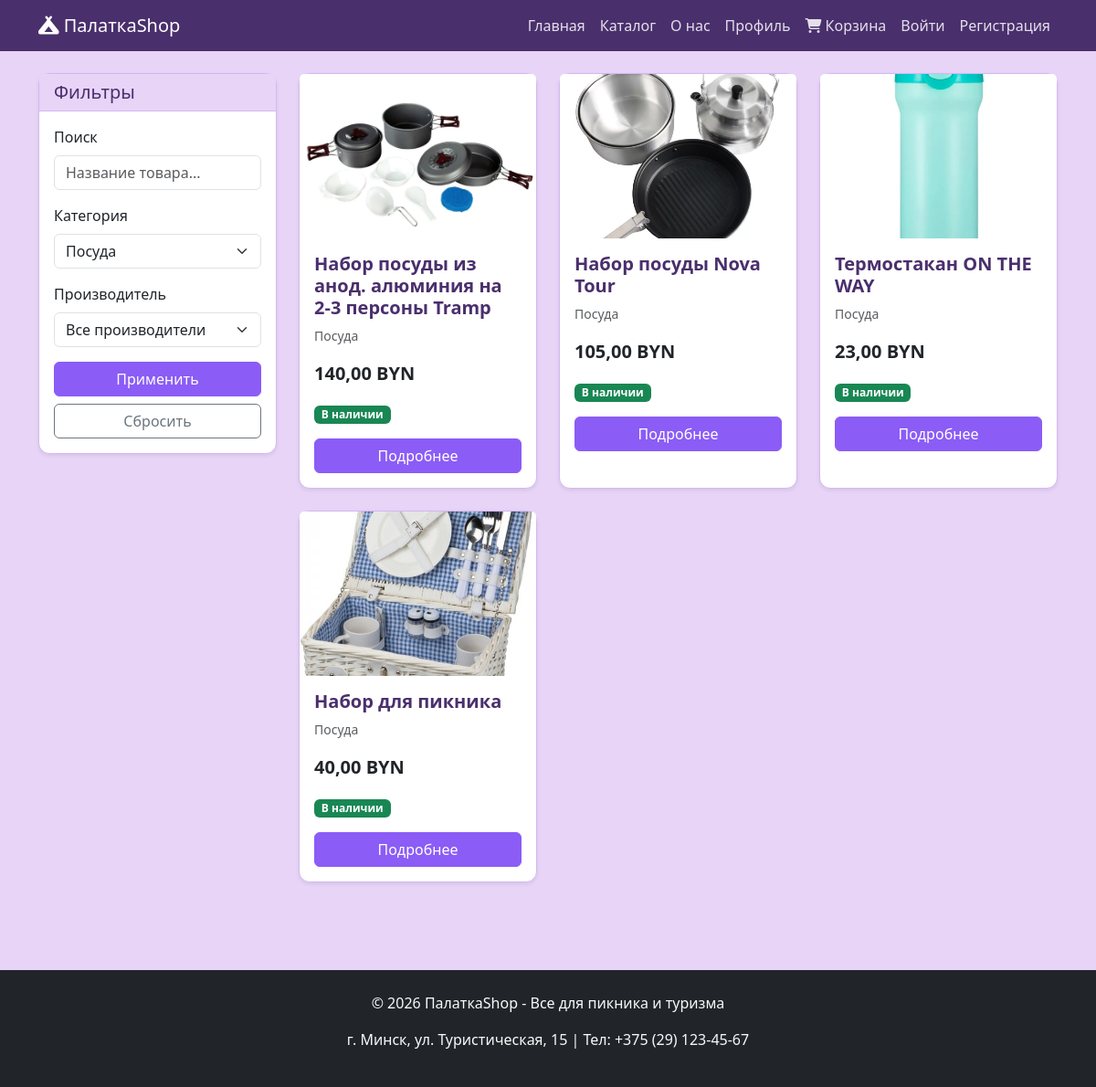
The page /catalog/?category=15 on the database as committed earlier.
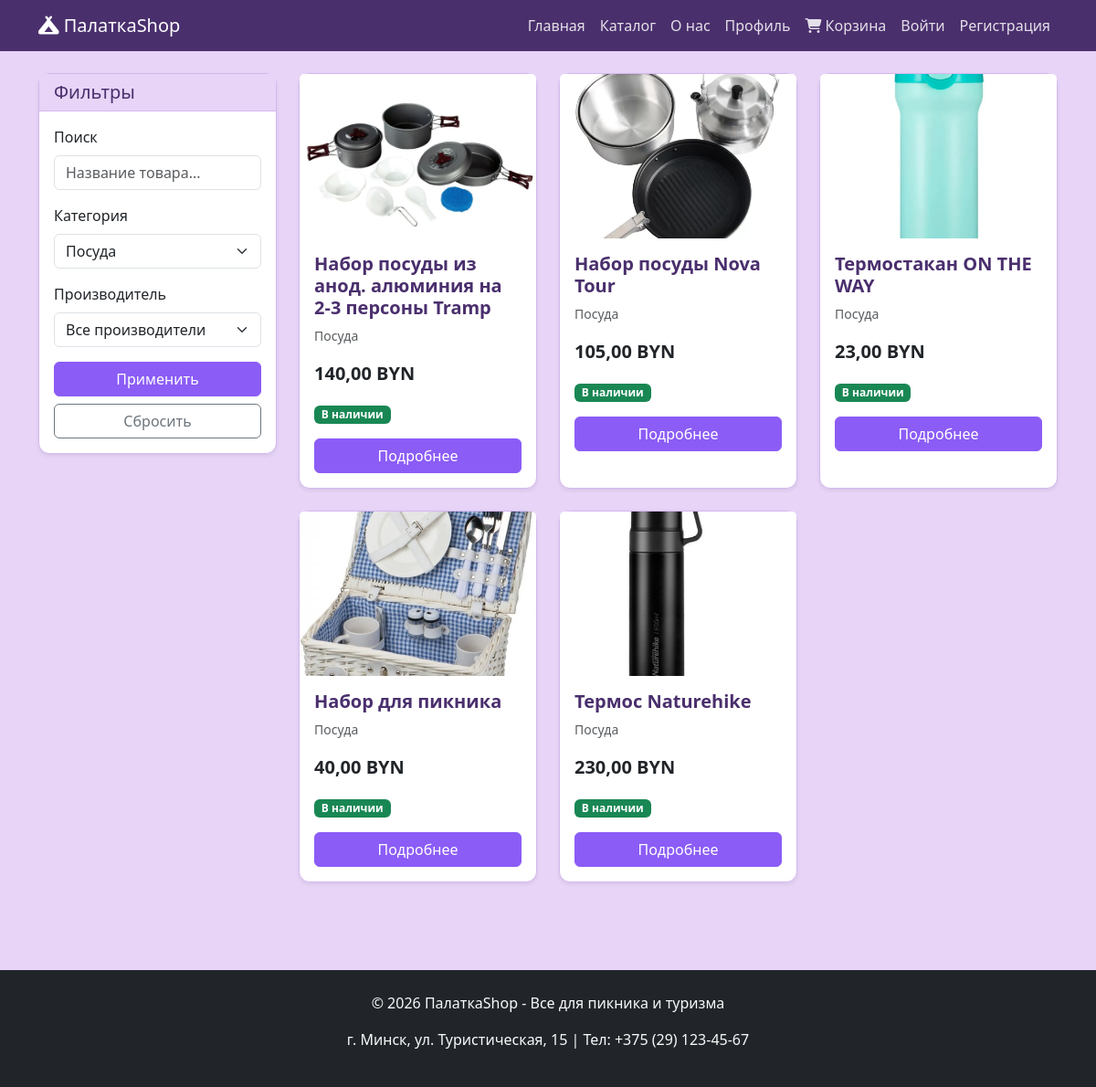
The same page on the database as committed later.
### NewApp/models.py (models this page shows, shortened)
class Product(models.Model):
    name=models.CharField(max_length=200,verbose_name='Название товара')
    description=models.TextField(null=False,verbose_name='Описание товара')
    product_image=models.ImageField(upload_to='product/')
    price=models.DecimalField(max_digits=10,verbose_name='Цена', decimal_places=2,validators=[MinValueValidator(0)])
    quantity=models.IntegerField(validators=[MinValueValidator(0)])
    category=models.ForeignKey(Category,on_delete=models.CASCADE)
    manufacturer=models.ForeignKey(Manufacturer,on_delete=models.CASCADE)

class Category(models.Model):
    name=models.CharField(max_length=100,verbose_name='Категория товара')
    description=models.TextField(blank=True,verbose_name='Описание категории')

### NewApp/views.py (the view)
# urls.py: path('catalog/',views.product_list,name='product_list'),
def product_list(request):
    products = Product.objects.all()
    category = Category.objects.all()
    manufacturer= Manufacturer.objects.all()
    categ = request.GET.get('category')
    if categ:
        products = products.filter(category_id=categ)
    manuf = request.GET.get('manufacturer')
    if manuf:
        products = products.filter(manufacturer_id=manuf)
    search = request.GET.get('search')
    if search:
        products = products.filter(
            Q(name__icontains=search) | Q(description__icontains=search)
        )
    paginator = Paginator(products, 9)
    page_number = request.GET.get('page')
    page_obj = paginator.get_page(page_number)
    context = {
        'products': page_obj,
        'category': category,
        'manufacturer': manufacturer,
        'selected_category': int(categ) if categ else None,
        'selected_manufacturer': int(manuf) if manuf else None,
        'search': search,
    }
    return render(request, 'NewApp/product_list.html',context)

### templates/NewApp/product_list.html (shortened to what this page needs)
   {% extends 'base.html' %}
{% block content %}
<div class="row">
    <div class="col-md-3 mb-4">
        <div class="card shadow-sm">
            <div class="card-header bg-primary text-white">
                <h5 class="mb-0">Фильтры</h5>
            </div>
            <div class="card-body">
                <form method="get">
                    <div class="mb-3">
                        <label class="form-label">Поиск</label>
                        <input type="text" name="search" class="form-control"
                               placeholder="Название товара..."
                               value="{{ search_query|default:'' }}">
                    </div>
                    <div class="mb-3">
                        <label class="form-label">Категория</label>
                        <select name="category" class="form-select">
                            {% for cat in category %}
                            <option value="{{ cat.id }}"
                                {% if selected_category == cat.id %}selected{% endif %}>
                                {{ cat.name }}
                            </option>
                            {% endfor %}
                        </select>
                    </div>
                    <div class="mb-3">
                        <label class="form-label">Производитель</label>
                        <select name="manufacturer" class="form-select">
                            <option value="">Все производители</option>
                        </select>
                    </div>
                    <button type="submit" class="btn btn-primary w-100">Применить</button>
                    <a href="{% url 'product_list' %}" class="btn btn-outline-secondary w-100 mt-2">Сбросить</a>
                </form>
            </div>
        </div>
    </div>
    <div class="col-md-9">
        <div class="row">
            {% for product in products %}
            <div class="col-sm-6 col-md-6 col-lg-4 mb-4">
                <div class="card h-100 shadow-sm">
                    {% if product.product_image %}
                        <img src="{{ product.product_image.url }}" class="card-img-top" alt="{{ product.name }}"
                             style="height: 180px; object-fit: cover;">
                    {% endif %}
                    <div class="card-body">
                        <h5 class="card-title">{{ product.name }}</h5>
                        <p class="card-text text-muted small">{{ product.category.name }}</p>
                        <p class="card-text fw-bold fs-5">{{ product.price }} BYN</p>
                        <p class="card-text">
                            <span class="badge {% if product.quantity > 0 %}bg-success{% else %}bg-danger{% endif %}">
                                {% if product.quantity > 0 %}В наличии{% else %}Нет в наличии{% endif %}
                            </span>
                        </p>
                        <a href="{% url 'product_detail' product.id %}" class="btn btn-primary w-100">Подробнее</a>
                    </div>
                </div>
            </div>
            {% empty %}
            <div class="col-12">
                <p class="text-center">Товары не найдены</p>
            </div>
            {% endfor %}
        </div>
    </div>
</div>
{% endblock %}

### templates/base.html (shortened to what this page needs)
<!DOCTYPE html>
<html lang="ru">
<head>
    <link href="https://cdn.jsdelivr.net/npm/bootstrap@5.3.0/dist/css/bootstrap.min.css" rel="stylesheet">
    <link rel="stylesheet" href="https://cdnjs.cloudflare.com/ajax/libs/font-awesome/6.4.0/css/all.min.css">
    {% load static %}
    <link rel="stylesheet" href="{% static 'css/style.css' %}">
</head>
<body>
    <nav class="navbar navbar-expand-lg navbar-dark bg-dark">
        <div class="container">
            <a class="navbar-brand" href="{% url 'main' %}">
                <i class="fas fa-campground"></i> ПалаткаShop
            </a>
            <div class="collapse navbar-collapse" id="navbarNav">
                <ul class="navbar-nav ms-auto">
                    <li class="nav-item">
                        <a class="nav-link" href="{% url 'main' %}">Главная</a>
                    </li>
                    <li class="nav-item">
                        <a class="nav-link" href="{% url 'product_list' %}">Каталог</a>
                    </li>
                    <li class="nav-item">
                    <a class="nav-link" href="{% url 'about' %}">О нас</a>
                    </li>
                    <li class="nav-item">
                        <a class="nav-link" href="{% url 'profile' %}">Профиль</a>
                    </li>
                    <li class="nav-item">
                        <a class="nav-link" href="{% url 'cart_view' %}">
                            <i class="fas fa-shopping-cart"></i> Корзина
                        </a>
                    </li>
                    {% if user.is_authenticated %}
                        <li class="nav-item">
                            <span class="nav-link text-light">Привет, {{ user.username }}</span>
                        </li>
                   <li class="nav-item">
                            <form action="{% url 'logout' %}" method="post" style="display: inline;">
                                {% csrf_token %}
                                <button type="submit" class="nav-link btn btn-link" style="background: none; border: none; color: rgba(255,255,255,0.55);">
                                    <i class="fas fa-sign-out-alt"></i> Выйти
                                </button>
                            </form>
                        </li>
                    {% else %}
                        <li class="nav-item">
                            <a class="nav-link" href="{% url 'login' %}">Войти</a>
                        </li>
                        <li class="nav-item">
                            <a class="nav-link" href="{% url 'register' %}">Регистрация</a>
                        </li>
                    {% endif %}
                </ul>
            </div>
        </div>
    </nav>
    <main class="py-4">
        <div class="container">
            {% block content %}{% endblock %}
        </div>
    </main>
    <footer class="bg-dark text-light py-4 mt-5">
        <div class="container text-center">
            <p>&copy; 2026 ПалаткаShop - Все для пикника и туризма</p>
            <p>г. Минск, ул. Туристическая, 15 | Тел: +375 (29) 123-45-67</p>
        </div>
    </footer>
</body>
</html>

### static/css/style.css (style rules this page uses)
:root { --primary-color: #8b5cf6; --primary-dark: #7c3aed; --bg-light: #e7d4f7; --bg-white: #ffffff; --text-dark: #4a2f6d; --text-muted: #6c6c6c; --border-color: #d4b8f0; }
body { background-color: var(--bg-light); color: var(--text-dark); }
.navbar { background-color: #4a2f6d !important; }
.navbar-brand { color: white !important; }
.nav-link { color: rgba(255, 255, 255, 0.85) !important; }
.card { background-color: var(--bg-white); border: 1px solid var(--border-color); border-radius: 12px; transition: transform 0.2s; }
.card-title { color: var(--text-dark); font-weight: 600; }
.btn-primary { background-color: var(--primary-color) !important; border-color: var(--primary-color) !important; }
a { color: var(--primary-color); text-decoration: none; }
h1, h2, h3, h4, h5, h6 { color: var(--text-dark); }
footer { background-color: #4a2f6d !important; color: white !important; }
.card-header { background-color: var(--bg-light) !important; color: var(--text-dark) !important; border-bottom: 1px solid var(--border-color); }

Rows that differ between the two databases and show on the page:
added Product: product_image (picture), name "Термос Naturehike", category.name "Посуда", price "230,00", quantity "В наличии"
